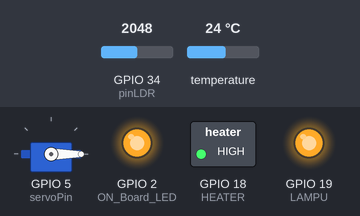
Simulated run of this sketch. Board: ESP32. Parts: servo, switched loads named in the sketch (green lamp = pin HIGH), output pins drawn as LEDs (lit = HIGH). The test bench sets the inputs (shaded band); at power-on: GPIO 34 (pinLDR) = 2048, temperature 24 °C. WiFi joins after 1.5 s; servers stay silent unless stated; uploads are accepted with an empty reply; what the sketch prints to the serial monitor is not drawn.

Above: at 0.1 s.
At 6.7 s:
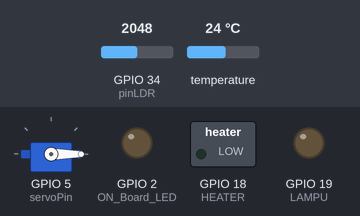
6.8 s: GPIO 34 (pinLDR) set to 960
At 7.59 s:
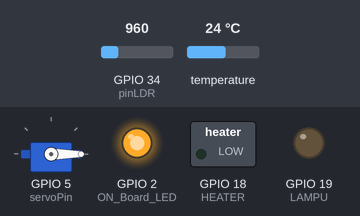
Timing chart, 0 to 19.5 s (numbered marks = the images above; inputs shaded):
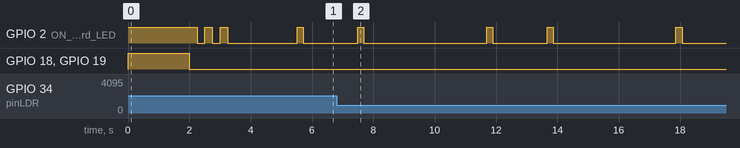

The sketch:

smartfishtankV3.ino
```cpp
#include <WiFi.h>
#include <HTTPClient.h>
#include <Arduino_JSON.h>
#include <OneWire.h>
#include <DallasTemperature.h>
#include <ESP32Servo.h>

const int oneWireBus = 15;
OneWire oneWire(oneWireBus);
DallasTemperature sensors(&oneWire);

#define ON_Board_LED 2
#define LAMPU 19
#define HEATER 18
#define pinLDR 34
int servoPin = 5;
Servo servol;
const char* ssid = "";
const char* password = "";

String postData = "";
String payload = "";

float kirim_suhu;
String kirim_status_lampu;
String kirim_status_baca_suhu = "";

void control_LEDs() {
  Serial.println();
  Serial.println("---------------control_LEDs()");
  JSONVar myObject = JSON.parse(payload);


  if (JSON.typeof(myObject) == "undefined") {
    Serial.println("Parsing input failed!");
    Serial.println("---------------");
    return;
  }

  if (myObject.hasOwnProperty("lampu")) {
    Serial.print("myObject[\"lampu\"] = ");
    Serial.println(myObject["lampu"]);
  }

  if (myObject.hasOwnProperty("heater")) {
    Serial.print("myObject[\"heater\"] = ");
    Serial.println(myObject["heater"]);
  }
  if (myObject.hasOwnProperty("pakan")) {
    Serial.print("myObject[\"pakan\"] = ");
    Serial.println(myObject["pakan"]);
  }

  if(strcmp(myObject["lampu"], "ON") == 0)   {
    digitalWrite(LAMPU, HIGH);
    Serial.println("LAMPU ON");
    }
  if(strcmp(myObject["lampu"], "OFF") == 0)  {
    digitalWrite(LAMPU, LOW);
    Serial.println("LAMPU OFF");
    }
  if(strcmp(myObject["heater"], "ON") == 0)   {
    digitalWrite(HEATER, HIGH);
    Serial.println("HEATER ON");
    }
  if(strcmp(myObject["heater"], "OFF") == 0)  {
    digitalWrite(HEATER, LOW);
    Serial.println("HEATER OFF");
    }
  if(strcmp(myObject["pakan"], "ON") == 0)   {
    servol.write(30);
    delay(1000);
    servol.write(0);
    Serial.println("Pakan diberi");
    }
  if(strcmp(myObject["pakan"], "OFF") == 0)  {
    Serial.println("Pakan tidak diberikan");
    }
  Serial.println("---------------");
}

void get_suhu_data() {
  Serial.println();
  Serial.println("-------------get_suhu_data()");
  int analogValue = analogRead(pinLDR);

  sensors.requestTemperatures();
  kirim_suhu = sensors.getTempCByIndex(0);

  if (kirim_suhu < 0)
  {
    Serial.println("Failed to read from DS18B20 sensor!");
    kirim_suhu = 0.00;
    kirim_status_baca_suhu = "Failed";
  }
  else
  {
    kirim_status_baca_suhu = "Success";
  }


  Serial.print("LDR = ");
  Serial.print(analogValue);


  if (analogValue < 1000) {
    Serial.println(" => HIDUP");
    kirim_status_lampu = "ON";
  } else {
    Serial.println(" => MATI");
    kirim_status_lampu = "OFF";
  }

  Serial.printf("Suhu : %.2f °C\n", kirim_suhu);
  Serial.printf("Status Membaca Suhu : %s\n", kirim_status_baca_suhu);
  Serial.println("-------------");
}

void setup() {
  Serial.begin(115200);
  pinMode(ON_Board_LED,OUTPUT);
  pinMode(LAMPU,OUTPUT);
  pinMode(HEATER,OUTPUT);
  digitalWrite(ON_Board_LED, HIGH);
  digitalWrite(LAMPU, HIGH);
  digitalWrite(HEATER, HIGH);
  servol.attach(servoPin);
  servol.write(0);
  delay(2000);
  digitalWrite(ON_Board_LED, LOW);
  digitalWrite(LAMPU, LOW);
  digitalWrite(HEATER, LOW);
  WiFi.mode(WIFI_STA);
  WiFi.begin(ssid, password);
  Serial.println();
  Serial.println("-------------");
  Serial.print("Connecting");

  int connecting_process_timed_out = 20;
  connecting_process_timed_out = connecting_process_timed_out * 2;
  while (WiFi.status() != WL_CONNECTED) {
    Serial.print(".");
    digitalWrite(ON_Board_LED, HIGH);
    delay(250);
    digitalWrite(ON_Board_LED, LOW);
    delay(250);

    if(connecting_process_timed_out > 0) connecting_process_timed_out--;
    if(connecting_process_timed_out == 0) {
      delay(1000);
      ESP.restart();
    }
  }
  digitalWrite(ON_Board_LED, LOW);
  Serial.println();
  Serial.print("Successfully connected to : ");
  Serial.println(ssid);
  Serial.println("-------------");

  sensors.begin();

  delay(2000);
}

void loop() {
  if(WiFi.status()== WL_CONNECTED) {
    HTTPClient http;
    int httpCode;
    postData = "id=ESP32_1";
    payload = "";

    digitalWrite(ON_Board_LED, HIGH);
    Serial.println();
    Serial.println("---------------getdata.php");
    http.begin("http://192.168.43.200/Aquas/getdata.php");
    http.addHeader("Content-Type", "application/x-www-form-urlencoded");

    httpCode = http.POST(postData);
    payload = http.getString();

    Serial.print("httpCode : ");
    Serial.println(httpCode);
    Serial.print("payload  : ");
    Serial.println(payload);

    http.end();  //--> Close connection
    Serial.println("---------------");
    digitalWrite(ON_Board_LED, LOW);
    //........................................


    control_LEDs();
    delay(1000);


    get_suhu_data();


    String lampu_state = "";
    String heater_state = "";
    String pakan_state = "";

    if (digitalRead(LAMPU) == 1) lampu_state = "ON";
    if (digitalRead(LAMPU) == 0) lampu_state = "OFF";
    if (digitalRead(HEATER) == 1) heater_state = "ON";
    if (digitalRead(HEATER) == 0) heater_state = "OFF";
    if (digitalRead(servoPin) == 1) pakan_state = "ON";
    if (digitalRead(servoPin) == 0) pakan_state = "OFF";


    postData = "id=ESP32_1";
    postData += "&suhu=" + String(kirim_suhu);
    postData += "&status_baca_suhu=" + kirim_status_baca_suhu;
    postData += "&lampu=" + lampu_state;
    postData += "&heater=" + heater_state;
    postData += "&pakan=" + pakan_state;
    payload = "";

    digitalWrite(ON_Board_LED, HIGH);
    Serial.println();
    Serial.println("---------------updatedata_and_recordtable.php");
    http.begin("http://192.168.43.200/Aquas/updatedata_and_recordtable.php");
    http.addHeader("Content-Type", "application/x-www-form-urlencoded");

    httpCode = http.POST(postData);
    payload = http.getString();

    Serial.print("httpCode : ");
    Serial.println(httpCode);
    Serial.print("payload  : ");
    Serial.println(payload);

    http.end();  //Close connection
    Serial.println("---------------");
    digitalWrite(ON_Board_LED, LOW);
    //........................................

    delay(4000);
  }
  //----------------------------------------
}
```
